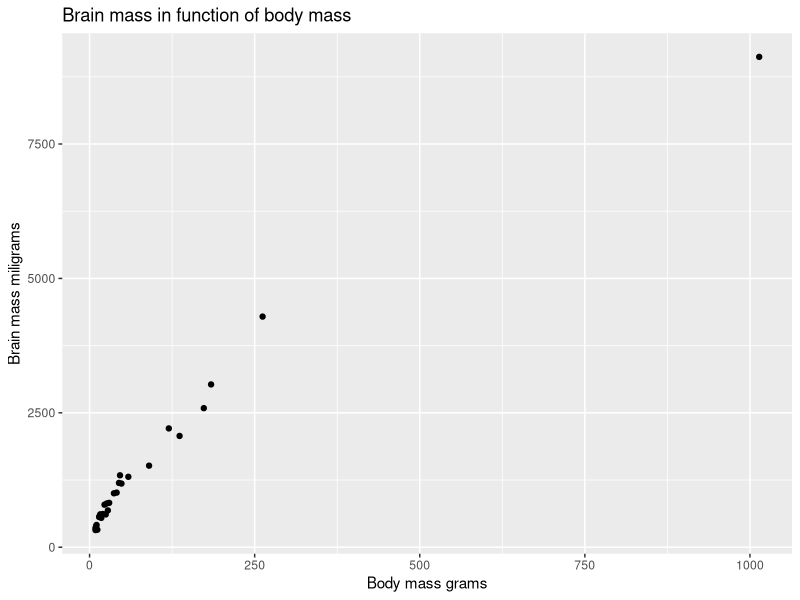
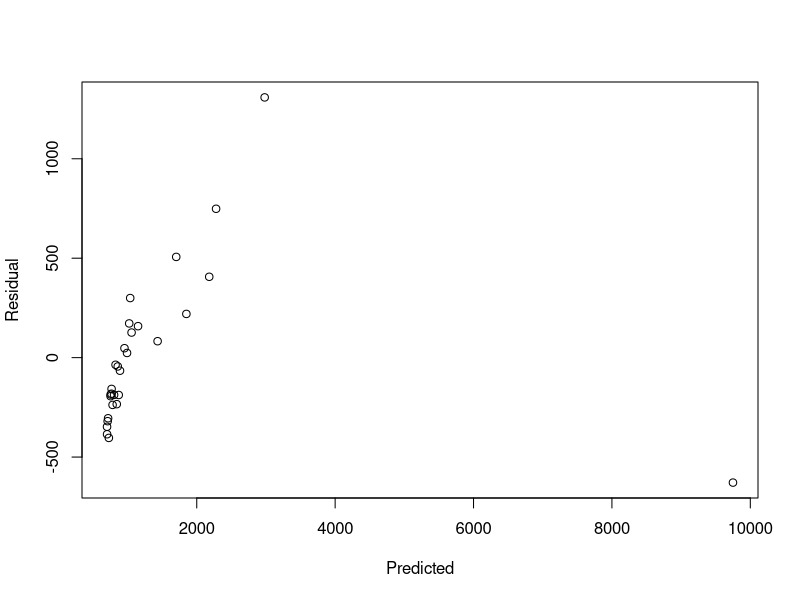
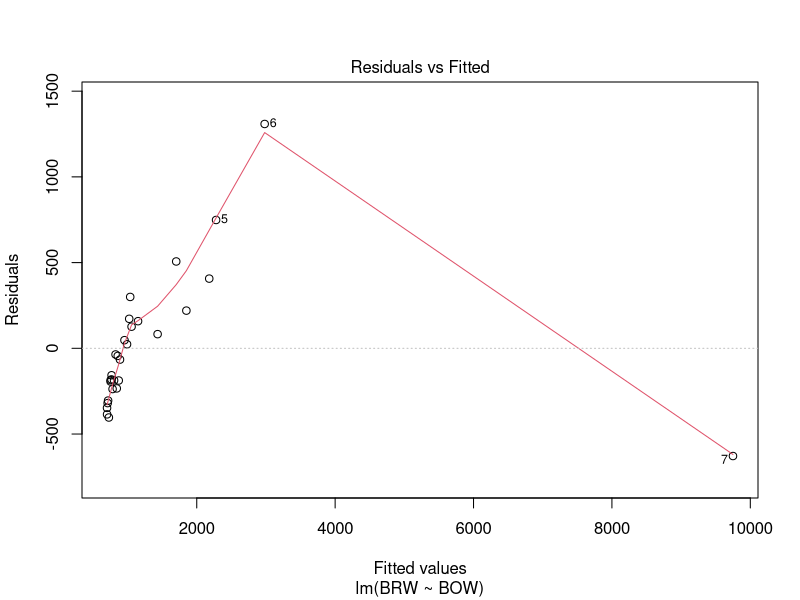
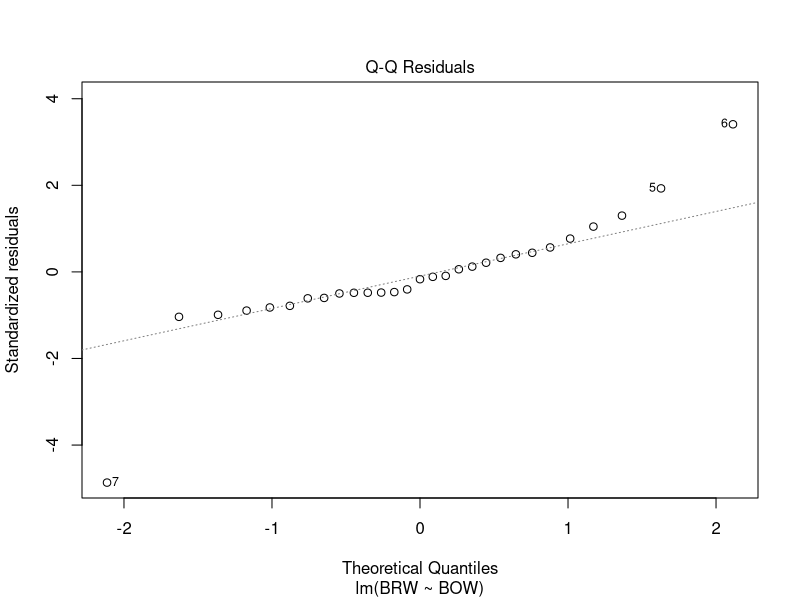
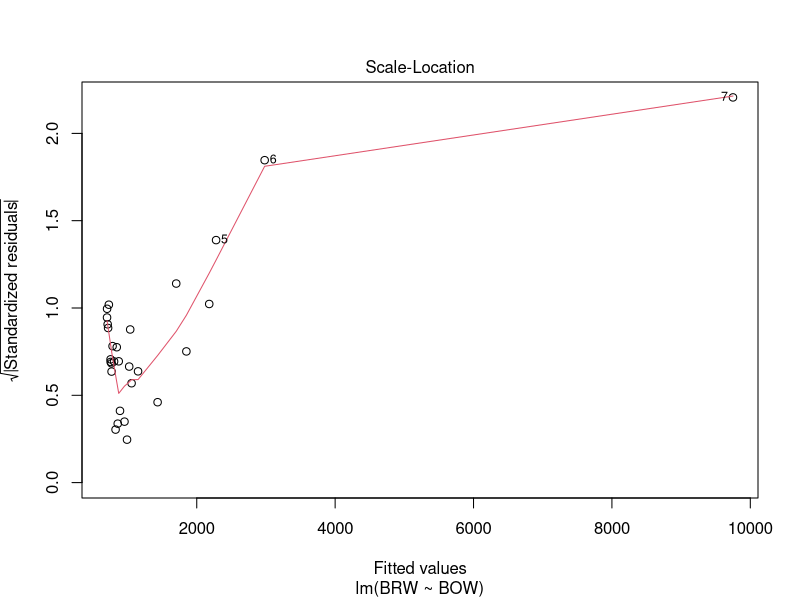
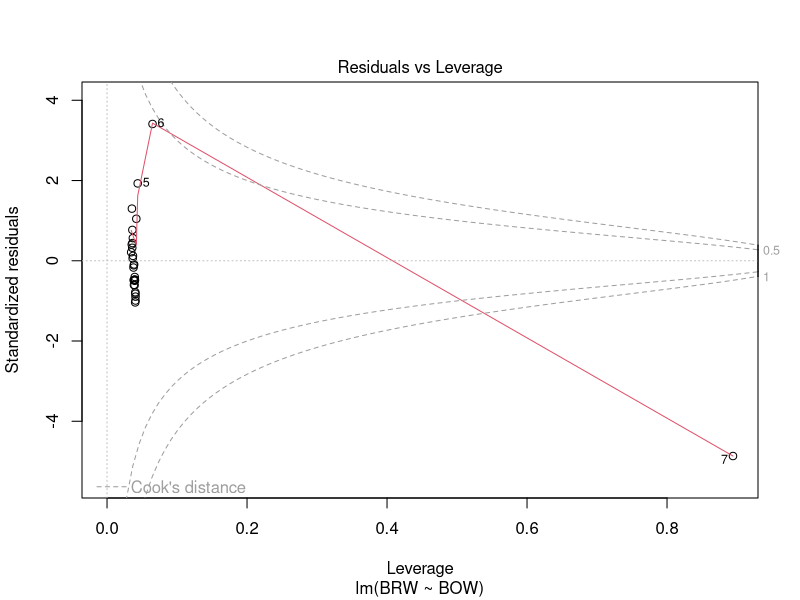
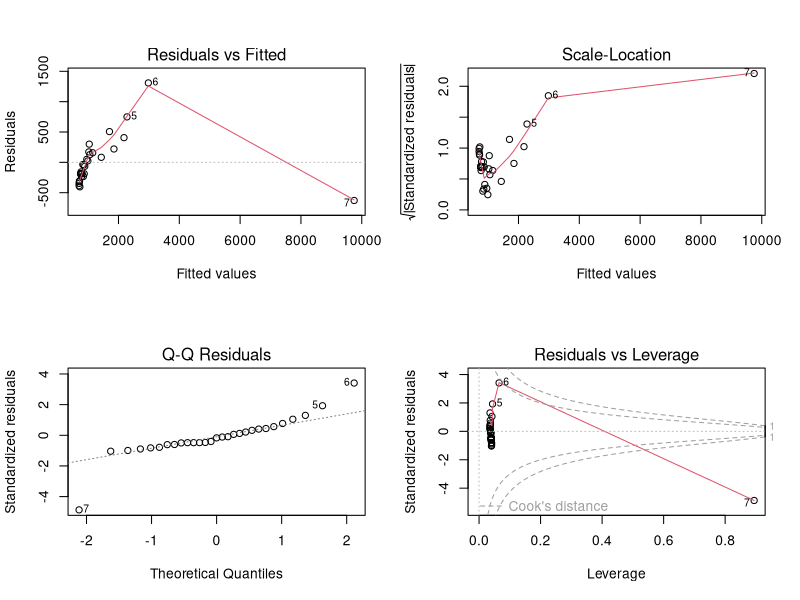
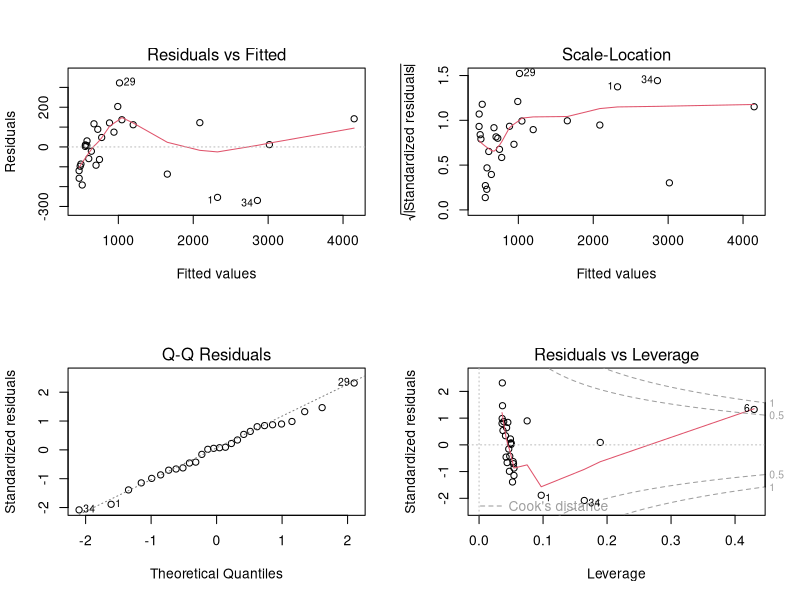

These charts were generated, in order, by the following R code:
## ---- chunk 1
knitr::opts_chunk$set(echo = TRUE)
## ---- chunk 2
myData <- read.table(file = "bats.csv",sep = ";",skip = 3,header = T)
names(myData)
## ---- chunk 3
phyto = myData[(myData$Diet==1),]
## ---- chunk 4
library(ggplot2)
ggplot(phyto, aes(x=BOW,y=BRW))+
  geom_point()+
  ggtitle("Brain mass in function of body mass")+
  xlab("Body mass grams")+
  ylab("Brain mass miligrams")
## ---- chunk 5
regression=lm(BRW~BOW,data=phyto)
regression
## ---- chunk 6
summary(regression)
## ---- chunk 7
anova(regression)
## ---- chunk 8
plot(regression$fitted.values,regression$residuals,xlab="Predicted",ylab="Residual")
## ---- chunk 9
plot(regression)
## ---- chunk 10

phytobis=phyto[which(phyto$BRW<8000),]
regressionbis=lm(BRW ~ BOW,data=phytobis)
summary(regressionbis)
## ---- chunk 11
par(mfcol=c(2,2))
plot(regression)
plot(regressionbis)
## ---- chunk 12
library(corrplot)
phytoNum=phyto[,c(4:8)]
mat.cor=cor(phytoNum)
corrplot(mat.cor, type= "upper")
## ---- chunk 13
cor.test(phyto$BRW,phyto$HIP)
cor.test(phyto$BRW,phyto$MOB)
cor.test(phyto$BRW,phyto$AUD)
## ---- chunk 14
regm=lm(BRW~AUD+MOB+HIP,data=phytobis)
summary(regm)
anova(regm)
## ---- chunk 15
cor.test(phyto$MOB,phyto$HIP)
## ---- chunk 16
regmbis=lm(BRW~AUD+MOB,data=phytobis)
summary(regmbis)
anova(regmbis)
## ---- chunk 17
reg0=lm(BRW~1,data = phyto)
step(reg0,scope = BRW ~AUD + MOB +HIP, direction = "forward")
## ---- chunk 18
myData$Diet_F = as.factor(myData$Diet)
with(myData,plot(AUD~Diet))
with(myData,plot(AUD~Diet_F))
## ---- chunk 19
lm = lm(AUD~Diet_F,data=myData)
summary(lm)
anova(lm)
